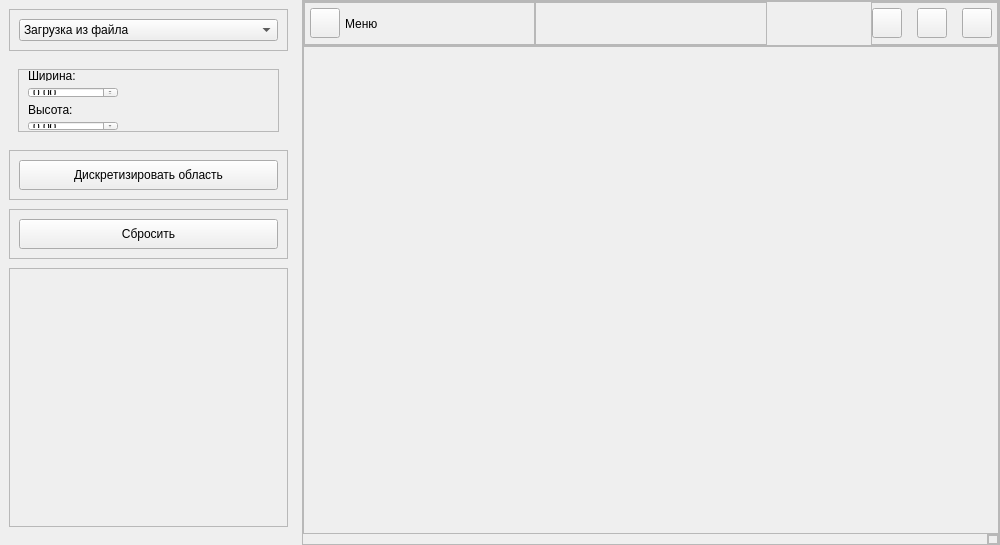
<?xml version="1.0" encoding="UTF-8"?>
<ui version="4.0">
 <class>MainWindow</class>
 <widget class="QMainWindow" name="MainWindow">
  <property name="geometry">
   <rect>
    <x>0</x>
    <y>0</y>
    <width>1000</width>
    <height>545</height>
   </rect>
  </property>
  <property name="minimumSize">
   <size>
    <width>0</width>
    <height>10</height>
   </size>
  </property>
  <property name="maximumSize">
   <size>
    <width>16777215</width>
    <height>16777215</height>
   </size>
  </property>
  <property name="windowTitle">
   <string>MainWindow</string>
  </property>
  <widget class="QWidget" name="centralwidget">
   <property name="minimumSize">
    <size>
     <width>0</width>
     <height>0</height>
    </size>
   </property>
   <property name="maximumSize">
    <size>
     <width>16777204</width>
     <height>16777211</height>
    </size>
   </property>
   <property name="toolTipDuration">
    <number>10</number>
   </property>
   <property name="styleSheet">
    <string notr="true">@font-face{
    font-family: Montserrat;
    src: url(':/fonts/fonts/Montserrat-Regular.ttf') format(&quot;truetype&quot;);
}

*{
    color: #fff;
    font-family: Montserrat;
    font-size: 14px;
    border: nine;
    background: none;
}

#centralwidget{
    background-color: rgb(33, 43, 51);
}

QTabBar::tab{
    padding: 6px;
    border-top-left-radius: 4px;
    border-top-right-radius: 4px;
}

#left_menu_widget, #menu_page_1, #menu_page_2, #menu_page_3, #main_tab, #tabWidget, QTabBar::tab, #page_1, #page_2, #page_3, #frame_5, #frame_5_layout, #horizontalLayout_6{
    background-color: rgba(61, 80, 95, 100);
}

#header_frame, #frame_3, #comboBox{
    background-color: rgb(61, 80, 95);
}

#frame_8, #frame_9, #frame_10, #frame_11, #main_tab, #frame_12, #frame_24,  #page_square, #page_file, #page_circle, #stackedWidget_3, #frame_14{
    background-color: rgb(90, 106, 122);
    border-radius: 8px;
}
.standart{
    background-color: rgb(90, 106, 122);
    border-radius: 8px;
}
.block{
    background-color: rgba(90, 106, 122, 0.2);
}
#stackedWidget_3{
    border-radius: 8px;
}

QTabBar::tab:selected{
    background-color: rgb(90, 106, 122);
}

#frame_5 QPushButton{
    padding: 10px;
    border-radius: 15px;
    background-color: rgba(33, 43, 51, 100);
    border: 3px solid rgb(120, 157, 186);
}
#page_file QPushButton{
    padding: 5px;
    border-radius: 15px;
    background-color: rgba(33, 43, 51, 100);
    border: 3px solid rgb(120, 157, 186);
}

#frame_12 QPushButton{
    padding: 5px;
    border-radius: 15px;
    background-color: rgba(33, 43, 51, 100);
    border: 3px solid rgb(120, 157, 186);
}
#frame_24 QPushButton{
    padding: 5px;
    border-radius: 15px;
    background-color: rgba(33, 43, 51, 100);
    border: 3px solid rgb(120, 157, 186);
}
#frame_14 QPushButton{
    padding: 5px;
    border-radius: 15px;
    background-color: rgba(33, 43, 51, 100);
    border: 3px solid rgb(120, 157, 186);
}
#comboBox, QTabBar::tab:!selected, QComboBox::drop-down, QComboBox::drop-arrow, QLineEdit, QSpinBox, QDoubleSpinBox, QCheckBox::indicator, QRadioButton::indicator:!checked{
    background-color: rgba(33, 43, 51, 100);
}

.standart_combo_box{
    background-color: rgba(33, 43, 51, 100);
}
.block_combo_box{
    background-color: rgba(33, 43, 51, 0.2);
}
#frame_4 QPushButton{
    background-color: rgb(61, 80, 95);
    border-radius: 15px;
    border: 3px solid rgb(120, 157, 186);
}

#frame_4 QPushButton:hover, #frame_5 QPushButton:hover{
    background-color: rgb(120, 157, 186);
}

QSpinBox::down-button, QDoubleSpinBox::down-button{
    subcontrol-position: bottom right;
    height: 11px;
    width: 15px;
    image: url(:/icons/icons/arrow_down.svg) cover;
    background-color: rgba(33, 43, 51, 100);
}

QSpinBox::up-button, QDoubleSpinBox::up-button{
    subcontrol-position: top right;
    height: 11px;
    width: 15px;
    image: url(:/icons/icons/arrow_up.svg);
    background-color: rgba(33, 43, 51, 100);
}

QRadioButton::indicator{
    background-color: rgba(33, 43, 51, 100);
    border-radius: 7px;
}
QRadioButton::indicator:checked{
    background-color: white;
    border: 4px solid rgba(33, 43, 51, 100);
}
QCheckBox::indicator {
    width: 14px;
    height: 14px;
}
QCheckBox::indicator:checked{
    image: url(:/icons/icons/done.svg);
}
QComboBox::drop-down {
    image: url(:/icons/icons/list_down.svg);
}</string>
   </property>
   <layout class="QHBoxLayout" name="horizontalLayout">
    <property name="spacing">
     <number>5</number>
    </property>
    <property name="leftMargin">
     <number>0</number>
    </property>
    <property name="topMargin">
     <number>0</number>
    </property>
    <property name="rightMargin">
     <number>0</number>
    </property>
    <property name="bottomMargin">
     <number>0</number>
    </property>
    <item>
     <widget class="QCustomSlideMenu" name="frame_6" native="true">
      <property name="sizePolicy">
       <sizepolicy hsizetype="Preferred" vsizetype="Preferred">
        <horstretch>0</horstretch>
        <verstretch>0</verstretch>
       </sizepolicy>
      </property>
      <property name="minimumSize">
       <size>
        <width>290</width>
        <height>0</height>
       </size>
      </property>
      <property name="maximumSize">
       <size>
        <width>297</width>
        <height>16777215</height>
       </size>
      </property>
      <layout class="QVBoxLayout" name="verticalLayout_2">
       <property name="leftMargin">
        <number>0</number>
       </property>
       <property name="topMargin">
        <number>0</number>
       </property>
       <property name="rightMargin">
        <number>0</number>
       </property>
       <property name="bottomMargin">
        <number>9</number>
       </property>
       <item>
        <widget class="QStackedWidget" name="stackedWidget">
         <property name="sizePolicy">
          <sizepolicy hsizetype="Preferred" vsizetype="Preferred">
           <horstretch>0</horstretch>
           <verstretch>0</verstretch>
          </sizepolicy>
         </property>
         <property name="minimumSize">
          <size>
           <width>0</width>
           <height>535</height>
          </size>
         </property>
         <property name="maximumSize">
          <size>
           <width>16777215</width>
           <height>16777215</height>
          </size>
         </property>
         <property name="lineWidth">
          <number>0</number>
         </property>
         <property name="currentIndex">
          <number>1</number>
         </property>
         <widget class="QWidget" name="page_1">
          <property name="sizePolicy">
           <sizepolicy hsizetype="Preferred" vsizetype="Preferred">
            <horstretch>0</horstretch>
            <verstretch>0</verstretch>
           </sizepolicy>
          </property>
          <property name="maximumSize">
           <size>
            <width>16777215</width>
            <height>16777215</height>
           </size>
          </property>
          <layout class="QVBoxLayout" name="verticalLayout_5">
           <item>
            <widget class="QFrame" name="frame_8">
             <property name="minimumSize">
              <size>
               <width>4</width>
               <height>0</height>
              </size>
             </property>
             <property name="frameShape">
              <enum>QFrame::StyledPanel</enum>
             </property>
             <property name="frameShadow">
              <enum>QFrame::Raised</enum>
             </property>
             <layout class="QVBoxLayout" name="verticalLayout_6">
              <property name="spacing">
               <number>9</number>
              </property>
              <item>
               <widget class="QLabel" name="label_2">
                <property name="maximumSize">
                 <size>
                  <width>16777215</width>
                  <height>16777215</height>
                 </size>
                </property>
                <property name="text">
                 <string>Расстояние между узлами</string>
                </property>
               </widget>
              </item>
              <item>
               <widget class="QLineEdit" name="lineEdit_2">
                <property name="minimumSize">
                 <size>
                  <width>50</width>
                  <height>22</height>
                 </size>
                </property>
                <property name="maximumSize">
                 <size>
                  <width>100</width>
                  <height>16777215</height>
                 </size>
                </property>
                <property name="text">
                 <string>1</string>
                </property>
               </widget>
              </item>
             </layout>
            </widget>
           </item>
           <item>
            <widget class="QFrame" name="frame_9">
             <property name="frameShape">
              <enum>QFrame::StyledPanel</enum>
             </property>
             <property name="frameShadow">
              <enum>QFrame::Raised</enum>
             </property>
             <layout class="QVBoxLayout" name="verticalLayout_7">
              <property name="spacing">
               <number>8</number>
              </property>
              <property name="leftMargin">
               <number>8</number>
              </property>
              <property name="topMargin">
               <number>8</number>
              </property>
              <property name="rightMargin">
               <number>8</number>
              </property>
              <property name="bottomMargin">
               <number>8</number>
              </property>
              <item>
               <widget class="QLabel" name="label_3">
                <property name="text">
                 <string>Количество узлов в плоскости</string>
                </property>
               </widget>
              </item>
              <item>
               <widget class="QLineEdit" name="lineEdit">
                <property name="minimumSize">
                 <size>
                  <width>50</width>
                  <height>22</height>
                 </size>
                </property>
                <property name="maximumSize">
                 <size>
                  <width>100</width>
                  <height>16777215</height>
                 </size>
                </property>
                <property name="text">
                 <string>5</string>
                </property>
               </widget>
              </item>
             </layout>
            </widget>
           </item>
           <item alignment="Qt::AlignTop">
            <widget class="QFrame" name="frame_10">
             <property name="minimumSize">
              <size>
               <width>0</width>
               <height>0</height>
              </size>
             </property>
             <property name="maximumSize">
              <size>
               <width>16777215</width>
               <height>16777215</height>
              </size>
             </property>
             <property name="frameShape">
              <enum>QFrame::StyledPanel</enum>
             </property>
             <property name="frameShadow">
              <enum>QFrame::Plain</enum>
             </property>
             <layout class="QHBoxLayout" name="horizontalLayout_15">
              <property name="spacing">
               <number>12</number>
              </property>
              <property name="leftMargin">
               <number>8</number>
              </property>
              <property name="topMargin">
               <number>8</number>
              </property>
              <property name="rightMargin">
               <number>8</number>
              </property>
              <property name="bottomMargin">
               <number>8</number>
              </property>
              <item>
               <widget class="QFrame" name="frame_17">
                <property name="sizePolicy">
                 <sizepolicy hsizetype="Preferred" vsizetype="Preferred">
                  <horstretch>0</horstretch>
                  <verstretch>0</verstretch>
                 </sizepolicy>
                </property>
                <property name="minimumSize">
                 <size>
                  <width>0</width>
                  <height>0</height>
                 </size>
                </property>
                <property name="frameShape">
                 <enum>QFrame::StyledPanel</enum>
                </property>
                <property name="frameShadow">
                 <enum>QFrame::Raised</enum>
                </property>
                <layout class="QVBoxLayout" name="verticalLayout_10">
                 <property name="spacing">
                  <number>6</number>
                 </property>
                 <property name="leftMargin">
                  <number>0</number>
                 </property>
                 <property name="topMargin">
                  <number>0</number>
                 </property>
                 <property name="rightMargin">
                  <number>0</number>
                 </property>
                 <property name="bottomMargin">
                  <number>0</number>
                 </property>
                 <item>
                  <widget class="QLabel" name="label_9">
                   <property name="maximumSize">
                    <size>
                     <width>16777215</width>
                     <height>16777215</height>
                    </size>
                   </property>
                   <property name="font">
                    <font>
                     <family>Montserrat</family>
                     <pointsize>-1</pointsize>
                    </font>
                   </property>
                   <property name="text">
                    <string>Количество искомых СФ</string>
                   </property>
                  </widget>
                 </item>
                 <item>
                  <widget class="QSpinBox" name="spinBox_2">
                   <property name="minimumSize">
                    <size>
                     <width>30</width>
                     <height>22</height>
                    </size>
                   </property>
                   <property name="maximumSize">
                    <size>
                     <width>60</width>
                     <height>51</height>
                    </size>
                   </property>
                   <property name="minimum">
                    <number>1</number>
                   </property>
                  </widget>
                 </item>
                </layout>
               </widget>
              </item>
             </layout>
            </widget>
           </item>
           <item alignment="Qt::AlignTop">
            <widget class="QFrame" name="frame_12">
             <property name="sizePolicy">
              <sizepolicy hsizetype="Preferred" vsizetype="Expanding">
               <horstretch>0</horstretch>
               <verstretch>0</verstretch>
              </sizepolicy>
             </property>
             <property name="frameShape">
              <enum>QFrame::StyledPanel</enum>
             </property>
             <property name="frameShadow">
              <enum>QFrame::Raised</enum>
             </property>
             <layout class="QHBoxLayout" name="horizontalLayout_13">
              <item>
               <widget class="QPushButton" name="pushButton">
                <property name="sizePolicy">
                 <sizepolicy hsizetype="Maximum" vsizetype="Fixed">
                  <horstretch>0</horstretch>
                  <verstretch>0</verstretch>
                 </sizepolicy>
                </property>
                <property name="minimumSize">
                 <size>
                  <width>100</width>
                  <height>20</height>
                 </size>
                </property>
                <property name="text">
                 <string>Генерация</string>
                </property>
                <property name="iconSize">
                 <size>
                  <width>16</width>
                  <height>16</height>
                 </size>
                </property>
               </widget>
              </item>
             </layout>
            </widget>
           </item>
           <item>
            <widget class="QFrame" name="frame_23">
             <property name="sizePolicy">
              <sizepolicy hsizetype="Preferred" vsizetype="Expanding">
               <horstretch>0</horstretch>
               <verstretch>0</verstretch>
              </sizepolicy>
             </property>
             <property name="maximumSize">
              <size>
               <width>16777215</width>
               <height>16777215</height>
              </size>
             </property>
             <property name="frameShape">
              <enum>QFrame::StyledPanel</enum>
             </property>
             <property name="frameShadow">
              <enum>QFrame::Raised</enum>
             </property>
            </widget>
           </item>
          </layout>
         </widget>
         <widget class="QWidget" name="page_2">
          <property name="sizePolicy">
           <sizepolicy hsizetype="Preferred" vsizetype="Preferred">
            <horstretch>0</horstretch>
            <verstretch>0</verstretch>
           </sizepolicy>
          </property>
          <property name="minimumSize">
           <size>
            <width>0</width>
            <height>0</height>
           </size>
          </property>
          <layout class="QVBoxLayout" name="verticalLayout_15">
           <property name="spacing">
            <number>9</number>
           </property>
           <item alignment="Qt::AlignTop">
            <widget class="QFrame" name="frame_11">
             <property name="frameShape">
              <enum>QFrame::StyledPanel</enum>
             </property>
             <property name="frameShadow">
              <enum>QFrame::Raised</enum>
             </property>
             <layout class="QVBoxLayout" name="verticalLayout_16">
              <item>
               <widget class="QComboBox" name="comboBox">
                <property name="maximumSize">
                 <size>
                  <width>16777215</width>
                  <height>16777215</height>
                 </size>
                </property>
                <item>
                 <property name="text">
                  <string>Загрузка из файла</string>
                 </property>
                </item>
                <item>
                 <property name="text">
                  <string>Задание окружности</string>
                 </property>
                </item>
                <item>
                 <property name="text">
                  <string>Задание прямоугольной области</string>
                 </property>
                </item>
                <item>
                 <property name="text">
                  <string>Задание с помощью прямых</string>
                 </property>
                </item>
                <item>
                 <property name="text">
                  <string>Задание с помощью кривых</string>
                 </property>
                </item>
               </widget>
              </item>
             </layout>
            </widget>
           </item>
           <item>
            <widget class="QStackedWidget" name="stackedWidget_3">
             <property name="sizePolicy">
              <sizepolicy hsizetype="Ignored" vsizetype="Ignored">
               <horstretch>0</horstretch>
               <verstretch>0</verstretch>
              </sizepolicy>
             </property>
             <property name="maximumSize">
              <size>
               <width>11111111</width>
               <height>81</height>
              </size>
             </property>
             <property name="currentIndex">
              <number>2</number>
             </property>
             <widget class="QWidget" name="page_file">
              <property name="sizePolicy">
               <sizepolicy hsizetype="Preferred" vsizetype="MinimumExpanding">
                <horstretch>0</horstretch>
                <verstretch>0</verstretch>
               </sizepolicy>
              </property>
              <property name="maximumSize">
               <size>
                <width>16777215</width>
                <height>81</height>
               </size>
              </property>
              <layout class="QVBoxLayout" name="verticalLayout_17" stretch="0">
               <property name="bottomMargin">
                <number>9</number>
               </property>
               <item alignment="Qt::AlignTop">
                <widget class="QFrame" name="frame_13">
                 <property name="frameShape">
                  <enum>QFrame::StyledPanel</enum>
                 </property>
                 <property name="frameShadow">
                  <enum>QFrame::Raised</enum>
                 </property>
                 <layout class="QVBoxLayout" name="verticalLayout_18">
                  <property name="spacing">
                   <number>9</number>
                  </property>
                  <property name="topMargin">
                   <number>0</number>
                  </property>
                  <property name="bottomMargin">
                   <number>0</number>
                  </property>
                  <item>
                   <widget class="QLabel" name="label_5">
                    <property name="maximumSize">
                     <size>
                      <width>16777215</width>
                      <height>16777215</height>
                     </size>
                    </property>
                    <property name="text">
                     <string>Загрузить файл:</string>
                    </property>
                   </widget>
                  </item>
                  <item>
                   <widget class="QPushButton" name="pushButton_3">
                    <property name="maximumSize">
                     <size>
                      <width>120</width>
                      <height>35</height>
                     </size>
                    </property>
                    <property name="text">
                     <string>Добавить</string>
                    </property>
                    <property name="iconSize">
                     <size>
                      <width>10</width>
                      <height>16</height>
                     </size>
                    </property>
                   </widget>
                  </item>
                 </layout>
                </widget>
               </item>
              </layout>
             </widget>
             <widget class="QWidget" name="page_circle">
              <property name="sizePolicy">
               <sizepolicy hsizetype="Preferred" vsizetype="MinimumExpanding">
                <horstretch>0</horstretch>
                <verstretch>0</verstretch>
               </sizepolicy>
              </property>
              <property name="maximumSize">
               <size>
                <width>16777215</width>
                <height>70</height>
               </size>
              </property>
              <layout class="QVBoxLayout" name="verticalLayout_20">
               <item alignment="Qt::AlignTop">
                <widget class="QFrame" name="frame_25">
                 <property name="frameShape">
                  <enum>QFrame::StyledPanel</enum>
                 </property>
                 <property name="frameShadow">
                  <enum>QFrame::Raised</enum>
                 </property>
                 <layout class="QVBoxLayout" name="verticalLayout_19">
                  <property name="topMargin">
                   <number>0</number>
                  </property>
                  <item>
                   <widget class="QLabel" name="label_6">
                    <property name="text">
                     <string>Радиус:</string>
                    </property>
                   </widget>
                  </item>
                  <item>
                   <widget class="QDoubleSpinBox" name="doubleSpinBox">
                    <property name="maximumSize">
                     <size>
                      <width>90</width>
                      <height>16777215</height>
                     </size>
                    </property>
                   </widget>
                  </item>
                 </layout>
                </widget>
               </item>
              </layout>
             </widget>
             <widget class="QWidget" name="page_square">
              <property name="sizePolicy">
               <sizepolicy hsizetype="Preferred" vsizetype="MinimumExpanding">
                <horstretch>0</horstretch>
                <verstretch>0</verstretch>
               </sizepolicy>
              </property>
              <property name="maximumSize">
               <size>
                <width>16777215</width>
                <height>112</height>
               </size>
              </property>
              <layout class="QVBoxLayout" name="verticalLayout_21">
               <property name="topMargin">
                <number>9</number>
               </property>
               <item alignment="Qt::AlignTop">
                <widget class="QFrame" name="frame_26">
                 <property name="frameShape">
                  <enum>QFrame::StyledPanel</enum>
                 </property>
                 <property name="frameShadow">
                  <enum>QFrame::Raised</enum>
                 </property>
                 <layout class="QVBoxLayout" name="verticalLayout_22">
                  <property name="topMargin">
                   <number>0</number>
                  </property>
                  <property name="bottomMargin">
                   <number>0</number>
                  </property>
                  <item>
                   <widget class="QLabel" name="label_8">
                    <property name="text">
                     <string>Ширина:</string>
                    </property>
                   </widget>
                  </item>
                  <item>
                   <widget class="QDoubleSpinBox" name="doubleSpinBox_2">
                    <property name="maximumSize">
                     <size>
                      <width>90</width>
                      <height>16777215</height>
                     </size>
                    </property>
                   </widget>
                  </item>
                  <item alignment="Qt::AlignTop">
                   <widget class="QLabel" name="label_10">
                    <property name="text">
                     <string>Высота:</string>
                    </property>
                   </widget>
                  </item>
                  <item>
                   <widget class="QDoubleSpinBox" name="doubleSpinBox_3">
                    <property name="maximumSize">
                     <size>
                      <width>90</width>
                      <height>16777215</height>
                     </size>
                    </property>
                   </widget>
                  </item>
                 </layout>
                </widget>
               </item>
              </layout>
             </widget>
             <widget class="QWidget" name="none_page">
              <property name="sizePolicy">
               <sizepolicy hsizetype="Preferred" vsizetype="Ignored">
                <horstretch>0</horstretch>
                <verstretch>0</verstretch>
               </sizepolicy>
              </property>
              <property name="maximumSize">
               <size>
                <width>0</width>
                <height>0</height>
               </size>
              </property>
             </widget>
            </widget>
           </item>
           <item alignment="Qt::AlignTop">
            <widget class="QFrame" name="frame_24">
             <property name="sizePolicy">
              <sizepolicy hsizetype="Preferred" vsizetype="Expanding">
               <horstretch>0</horstretch>
               <verstretch>0</verstretch>
              </sizepolicy>
             </property>
             <property name="maximumSize">
              <size>
               <width>16777215</width>
               <height>16777215</height>
              </size>
             </property>
             <property name="frameShape">
              <enum>QFrame::StyledPanel</enum>
             </property>
             <property name="frameShadow">
              <enum>QFrame::Raised</enum>
             </property>
             <layout class="QVBoxLayout" name="verticalLayout_13">
              <item>
               <widget class="QPushButton" name="pushButton_2">
                <property name="sizePolicy">
                 <sizepolicy hsizetype="Minimum" vsizetype="Preferred">
                  <horstretch>0</horstretch>
                  <verstretch>0</verstretch>
                 </sizepolicy>
                </property>
                <property name="minimumSize">
                 <size>
                  <width>150</width>
                  <height>30</height>
                 </size>
                </property>
                <property name="text">
                 <string>Дискретизировать область</string>
                </property>
               </widget>
              </item>
             </layout>
            </widget>
           </item>
           <item>
            <widget class="QFrame" name="frame_14">
             <property name="frameShape">
              <enum>QFrame::StyledPanel</enum>
             </property>
             <property name="frameShadow">
              <enum>QFrame::Raised</enum>
             </property>
             <layout class="QHBoxLayout" name="horizontalLayout_6">
              <item>
               <widget class="QPushButton" name="pushButton_4">
                <property name="minimumSize">
                 <size>
                  <width>150</width>
                  <height>30</height>
                 </size>
                </property>
                <property name="text">
                 <string>Сбросить</string>
                </property>
               </widget>
              </item>
             </layout>
            </widget>
           </item>
           <item>
            <widget class="QFrame" name="frame_22">
             <property name="sizePolicy">
              <sizepolicy hsizetype="Preferred" vsizetype="Expanding">
               <horstretch>0</horstretch>
               <verstretch>0</verstretch>
              </sizepolicy>
             </property>
             <property name="layoutDirection">
              <enum>Qt::LeftToRight</enum>
             </property>
             <property name="frameShape">
              <enum>QFrame::StyledPanel</enum>
             </property>
             <property name="frameShadow">
              <enum>QFrame::Raised</enum>
             </property>
            </widget>
           </item>
          </layout>
         </widget>
         <widget class="QWidget" name="page_3"/>
        </widget>
       </item>
      </layout>
     </widget>
    </item>
    <item>
     <widget class="QFrame" name="frame">
      <property name="enabled">
       <bool>true</bool>
      </property>
      <property name="minimumSize">
       <size>
        <width>410</width>
        <height>545</height>
       </size>
      </property>
      <property name="maximumSize">
       <size>
        <width>16777215</width>
        <height>16777215</height>
       </size>
      </property>
      <property name="frameShape">
       <enum>QFrame::StyledPanel</enum>
      </property>
      <property name="frameShadow">
       <enum>QFrame::Raised</enum>
      </property>
      <layout class="QVBoxLayout" name="verticalLayout">
       <property name="spacing">
        <number>0</number>
       </property>
       <property name="leftMargin">
        <number>0</number>
       </property>
       <property name="topMargin">
        <number>0</number>
       </property>
       <property name="rightMargin">
        <number>0</number>
       </property>
       <property name="bottomMargin">
        <number>0</number>
       </property>
       <item>
        <widget class="QFrame" name="header_frame">
         <property name="minimumSize">
          <size>
           <width>0</width>
           <height>45</height>
          </size>
         </property>
         <property name="maximumSize">
          <size>
           <width>16777215</width>
           <height>45</height>
          </size>
         </property>
         <property name="frameShape">
          <enum>QFrame::StyledPanel</enum>
         </property>
         <property name="frameShadow">
          <enum>QFrame::Raised</enum>
         </property>
         <layout class="QHBoxLayout" name="horizontalLayout_2">
          <property name="spacing">
           <number>0</number>
          </property>
          <property name="leftMargin">
           <number>0</number>
          </property>
          <property name="topMargin">
           <number>0</number>
          </property>
          <property name="rightMargin">
           <number>0</number>
          </property>
          <property name="bottomMargin">
           <number>0</number>
          </property>
          <item>
           <widget class="QFrame" name="frame_5">
            <property name="frameShape">
             <enum>QFrame::StyledPanel</enum>
            </property>
            <property name="frameShadow">
             <enum>QFrame::Raised</enum>
            </property>
            <layout class="QHBoxLayout" name="horizontalLayout_4">
             <property name="spacing">
              <number>5</number>
             </property>
             <property name="leftMargin">
              <number>5</number>
             </property>
             <property name="topMargin">
              <number>3</number>
             </property>
             <property name="rightMargin">
              <number>5</number>
             </property>
             <property name="bottomMargin">
              <number>3</number>
             </property>
             <item>
              <widget class="QPushButton" name="pushButton_7">
               <property name="sizePolicy">
                <sizepolicy hsizetype="Preferred" vsizetype="Preferred">
                 <horstretch>0</horstretch>
                 <verstretch>0</verstretch>
                </sizepolicy>
               </property>
               <property name="minimumSize">
                <size>
                 <width>30</width>
                 <height>30</height>
                </size>
               </property>
               <property name="maximumSize">
                <size>
                 <width>30</width>
                 <height>30</height>
                </size>
               </property>
               <property name="text">
                <string/>
               </property>
               <property name="icon">
                <iconset resource="resources.qrc">
                 <normaloff>:/icons/icons/arrow_back.svg</normaloff>:/icons/icons/arrow_back.svg</iconset>
               </property>
               <property name="iconSize">
                <size>
                 <width>15</width>
                 <height>16</height>
                </size>
               </property>
               <property name="checkable">
                <bool>false</bool>
               </property>
              </widget>
             </item>
             <item>
              <widget class="QLabel" name="label">
               <property name="text">
                <string>Меню</string>
               </property>
              </widget>
             </item>
            </layout>
           </widget>
          </item>
          <item>
           <widget class="QFrame" name="frame_3">
            <property name="frameShape">
             <enum>QFrame::StyledPanel</enum>
            </property>
            <property name="frameShadow">
             <enum>QFrame::Raised</enum>
            </property>
            <layout class="QHBoxLayout" name="horizontalLayout_3">
             <property name="topMargin">
              <number>3</number>
             </property>
             <property name="bottomMargin">
              <number>3</number>
             </property>
            </layout>
           </widget>
          </item>
          <item alignment="Qt::AlignRight">
           <widget class="QFrame" name="frame_4">
            <property name="frameShape">
             <enum>QFrame::StyledPanel</enum>
            </property>
            <property name="frameShadow">
             <enum>QFrame::Raised</enum>
            </property>
            <layout class="QHBoxLayout" name="horizontalLayout_5">
             <property name="spacing">
              <number>15</number>
             </property>
             <property name="leftMargin">
              <number>0</number>
             </property>
             <property name="topMargin">
              <number>3</number>
             </property>
             <property name="rightMargin">
              <number>5</number>
             </property>
             <property name="bottomMargin">
              <number>3</number>
             </property>
             <item>
              <widget class="QPushButton" name="minimize_window_button">
               <property name="minimumSize">
                <size>
                 <width>30</width>
                 <height>30</height>
                </size>
               </property>
               <property name="maximumSize">
                <size>
                 <width>30</width>
                 <height>30</height>
                </size>
               </property>
               <property name="text">
                <string/>
               </property>
               <property name="icon">
                <iconset resource="resources.qrc">
                 <normaloff>:/icons/icons/remove.svg</normaloff>:/icons/icons/remove.svg</iconset>
               </property>
              </widget>
             </item>
             <item>
              <widget class="QPushButton" name="restore_window_button">
               <property name="minimumSize">
                <size>
                 <width>30</width>
                 <height>30</height>
                </size>
               </property>
               <property name="maximumSize">
                <size>
                 <width>30</width>
                 <height>30</height>
                </size>
               </property>
               <property name="text">
                <string/>
               </property>
               <property name="icon">
                <iconset resource="resources.qrc">
                 <normaloff>:/icons/icons/open.svg</normaloff>:/icons/icons/open.svg</iconset>
               </property>
               <property name="iconSize">
                <size>
                 <width>13</width>
                 <height>13</height>
                </size>
               </property>
               <property name="autoRepeat">
                <bool>false</bool>
               </property>
               <property name="autoExclusive">
                <bool>false</bool>
               </property>
               <property name="autoRepeatInterval">
                <number>300</number>
               </property>
              </widget>
             </item>
             <item>
              <widget class="QPushButton" name="close_window_button">
               <property name="sizePolicy">
                <sizepolicy hsizetype="Preferred" vsizetype="Preferred">
                 <horstretch>0</horstretch>
                 <verstretch>0</verstretch>
                </sizepolicy>
               </property>
               <property name="minimumSize">
                <size>
                 <width>30</width>
                 <height>30</height>
                </size>
               </property>
               <property name="maximumSize">
                <size>
                 <width>30</width>
                 <height>30</height>
                </size>
               </property>
               <property name="text">
                <string/>
               </property>
               <property name="icon">
                <iconset resource="resources.qrc">
                 <normaloff>:/icons/icons/close.svg</normaloff>:/icons/icons/close.svg</iconset>
               </property>
               <property name="iconSize">
                <size>
                 <width>20</width>
                 <height>20</height>
                </size>
               </property>
              </widget>
             </item>
            </layout>
           </widget>
          </item>
         </layout>
        </widget>
       </item>
       <item>
        <widget class="QFrame" name="frame_7">
         <property name="frameShape">
          <enum>QFrame::StyledPanel</enum>
         </property>
         <property name="frameShadow">
          <enum>QFrame::Raised</enum>
         </property>
         <layout class="QVBoxLayout" name="verticalLayout_3">
          <property name="spacing">
           <number>0</number>
          </property>
          <property name="leftMargin">
           <number>0</number>
          </property>
          <property name="topMargin">
           <number>5</number>
          </property>
          <property name="rightMargin">
           <number>5</number>
          </property>
          <property name="bottomMargin">
           <number>0</number>
          </property>
          <item>
           <widget class="QStackedWidget" name="stackedWidget_2">
            <property name="currentIndex">
             <number>0</number>
            </property>
            <widget class="QWidget" name="menu_page_1">
             <layout class="QVBoxLayout" name="verticalLayout_4">
              <property name="spacing">
               <number>3</number>
              </property>
              <property name="leftMargin">
               <number>6</number>
              </property>
              <property name="topMargin">
               <number>6</number>
              </property>
              <property name="rightMargin">
               <number>6</number>
              </property>
              <property name="bottomMargin">
               <number>6</number>
              </property>
              <item>
               <widget class="QFrame" name="tab_widget">
                <property name="enabled">
                 <bool>true</bool>
                </property>
                <property name="maximumSize">
                 <size>
                  <width>16777214</width>
                  <height>16777215</height>
                 </size>
                </property>
                <layout class="QHBoxLayout" name="horizontalLayout_7">
                 <item>
                  <widget class="QWidget" name="main_tab" native="true"/>
                 </item>
                </layout>
               </widget>
              </item>
             </layout>
            </widget>
            <widget class="QWidget" name="menu_page_2">
             <property name="enabled">
              <bool>true</bool>
             </property>
             <property name="maximumSize">
              <size>
               <width>16777215</width>
               <height>16777215</height>
              </size>
             </property>
            </widget>
            <widget class="QWidget" name="menu_page_3"/>
           </widget>
          </item>
         </layout>
        </widget>
       </item>
       <item alignment="Qt::AlignRight">
        <widget class="QFrame" name="frame_2">
         <property name="minimumSize">
          <size>
           <width>0</width>
           <height>10</height>
          </size>
         </property>
         <property name="maximumSize">
          <size>
           <width>16777215</width>
           <height>10</height>
          </size>
         </property>
         <property name="frameShape">
          <enum>QFrame::StyledPanel</enum>
         </property>
         <property name="frameShadow">
          <enum>QFrame::Raised</enum>
         </property>
         <layout class="QHBoxLayout" name="horizontalLayout_14">
          <property name="spacing">
           <number>0</number>
          </property>
          <property name="leftMargin">
           <number>0</number>
          </property>
          <property name="topMargin">
           <number>0</number>
          </property>
          <property name="rightMargin">
           <number>0</number>
          </property>
          <property name="bottomMargin">
           <number>0</number>
          </property>
          <item alignment="Qt::AlignRight">
           <widget class="QFrame" name="size_grip">
            <property name="minimumSize">
             <size>
              <width>10</width>
              <height>10</height>
             </size>
            </property>
            <property name="maximumSize">
             <size>
              <width>10</width>
              <height>10</height>
             </size>
            </property>
            <property name="frameShape">
             <enum>QFrame::StyledPanel</enum>
            </property>
            <property name="frameShadow">
             <enum>QFrame::Raised</enum>
            </property>
           </widget>
          </item>
         </layout>
        </widget>
       </item>
      </layout>
     </widget>
    </item>
   </layout>
  </widget>
 </widget>
 <customwidgets>
  <customwidget>
   <class>QCustomSlideMenu</class>
   <extends>QWidget</extends>
   <header location="global">Custom_Widgets.QCustomSlideMenu.h</header>
   <container>1</container>
  </customwidget>
 </customwidgets>
 <resources>
  <include location="resources.qrc"/>
 </resources>
 <connections/>
</ui>
